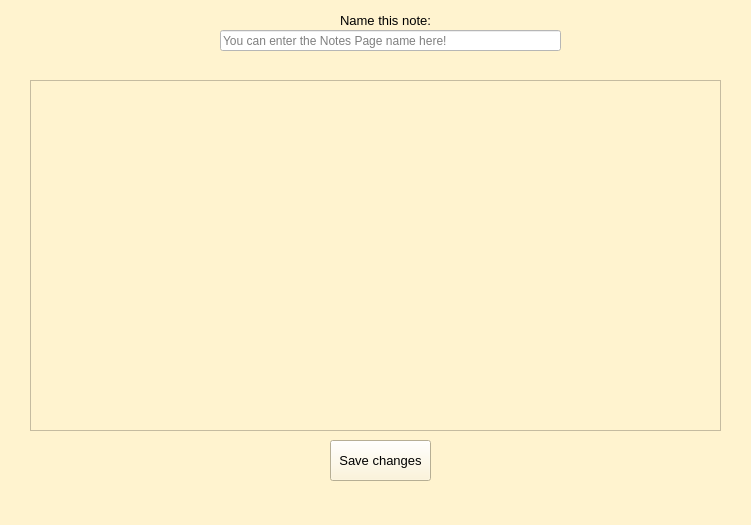
<?xml version="1.0" encoding="UTF-8"?>
<ui version="4.0">
 <class>MainWindow</class>
 <widget class="QMainWindow" name="MainWindow">
  <property name="geometry">
   <rect>
    <x>0</x>
    <y>0</y>
    <width>751</width>
    <height>525</height>
   </rect>
  </property>
  <property name="windowTitle">
   <string>Note for WOW! - Edit Page</string>
  </property>
  <property name="styleSheet">
   <string notr="true">background-color: rgb(255, 243, 207);</string>
  </property>
  <widget class="QWidget" name="centralwidget">
   <widget class="QLineEdit" name="le_name">
    <property name="geometry">
     <rect>
      <x>220</x>
      <y>30</y>
      <width>341</width>
      <height>21</height>
     </rect>
    </property>
    <property name="styleSheet">
     <string notr="true">background-color: rgb(255, 255, 255);</string>
    </property>
    <property name="placeholderText">
     <string>You can enter the Notes Page name here!</string>
    </property>
   </widget>
   <widget class="QLabel" name="label">
    <property name="geometry">
     <rect>
      <x>340</x>
      <y>10</y>
      <width>101</width>
      <height>21</height>
     </rect>
    </property>
    <property name="font">
     <font>
      <pointsize>10</pointsize>
     </font>
    </property>
    <property name="text">
     <string>Name this note:</string>
    </property>
   </widget>
   <widget class="QPlainTextEdit" name="plainTextEdit">
    <property name="geometry">
     <rect>
      <x>30</x>
      <y>80</y>
      <width>691</width>
      <height>351</height>
     </rect>
    </property>
    <property name="font">
     <font>
      <family>Tahoma</family>
      <pointsize>15</pointsize>
     </font>
    </property>
    <property name="styleSheet">
     <string notr="true"/>
    </property>
    <property name="plainText">
     <string/>
    </property>
    <property name="placeholderText">
     <string>Edit or start your Notes here!</string>
    </property>
   </widget>
   <widget class="QPushButton" name="bt_save">
    <property name="geometry">
     <rect>
      <x>330</x>
      <y>440</y>
      <width>101</width>
      <height>41</height>
     </rect>
    </property>
    <property name="font">
     <font>
      <pointsize>10</pointsize>
     </font>
    </property>
    <property name="text">
     <string>Save changes</string>
    </property>
   </widget>
   <zorder>label</zorder>
   <zorder>le_name</zorder>
   <zorder>plainTextEdit</zorder>
   <zorder>bt_save</zorder>
  </widget>
  <widget class="QMenuBar" name="menubar">
   <property name="geometry">
    <rect>
     <x>0</x>
     <y>0</y>
     <width>751</width>
     <height>21</height>
    </rect>
   </property>
  </widget>
  <widget class="QStatusBar" name="statusbar"/>
 </widget>
 <resources/>
 <connections/>
</ui>
